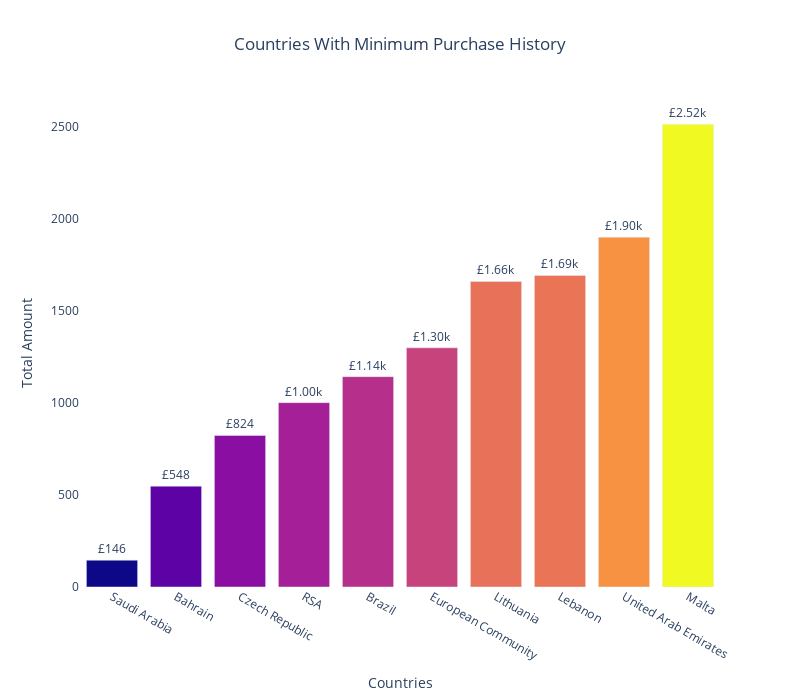

Notebook code for this chart:
### Markdown cell above
## Lowest

### Code cell
min_purchased_countries = purchase.sort_values('TotalPrice').head(10)
print((min_purchased_countries))

fig = go.Figure(data=[go.Bar(x=min_purchased_countries['Country'].astype(str),
                             y=min_purchased_countries['TotalPrice'], 
                             marker={'color' : min_purchased_countries['TotalPrice']},
                             texttemplate='£%{y:.3s}',
                             textposition='outside'
                             )])

fig.update_layout(
    title='Countries With Minimum Purchase History',
    title_x=0.5,
    xaxis_title='Countries',
    yaxis_title='Total Amount',
    plot_bgcolor='white',
    barmode='relative', # 'relative for stacked bars
    bargap=0.20, # Gap between bars
    showlegend=False,
    width=800,
    height=700,
)

fig.show()

### Figure 1 — Plotly figure (JSON) as saved in the notebook; plotly's stock layout.template omitted (floating-point values rounded to 4 significant figures)
{"data": [{"marker": {"color": [145.9, 548.4, 823.8, 1002.0, 1144.0, 1300.0, 1661.0, 1694.0, 1902.0, 2515.0]}, "textposition": "outside", "texttemplate": "£%{y:.3s}", "type": "bar", "x": ["Saudi Arabia", "Bahrain", "Czech Republic", "RSA", "Brazil", "European Community", "Lithuania", "Lebanon", "United Arab Emirates", "Malta"], "y": [145.9, 548.4, 823.8, 1002.0, 1144.0, 1300.0, 1661.0, 1694.0, 1902.0, 2515.0]}], "layout": {"bargap": 0.2, "barmode": "relative", "height": 700, "plot_bgcolor": "white", "showlegend": false, "title": {"text": "Countries With Minimum Purchase History", "x": 0.5}, "width": 800, "xaxis": {"title": {"text": "Countries"}}, "yaxis": {"title": {"text": "Total Amount"}}}}
